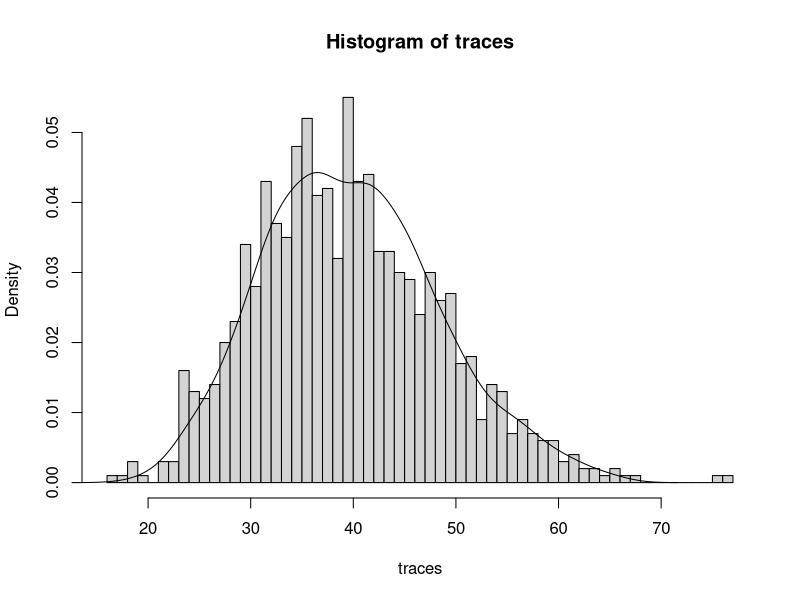

Recreate this plot in R.
## ---- chunk 1
knitr::opts_chunk$set(cache=TRUE)
## ---- chunk 2
B <- 1000
n <- 10; p <- 4

traces <- replicate(B, {
  Z <- matrix(rnorm(n*p), ncol = p)
  W <- crossprod(Z)
  sum(diag(W))
})
## ---- chunk 3
hist(traces, 50, freq = FALSE)
lines(density(rchisq(B, df = n*p)))
